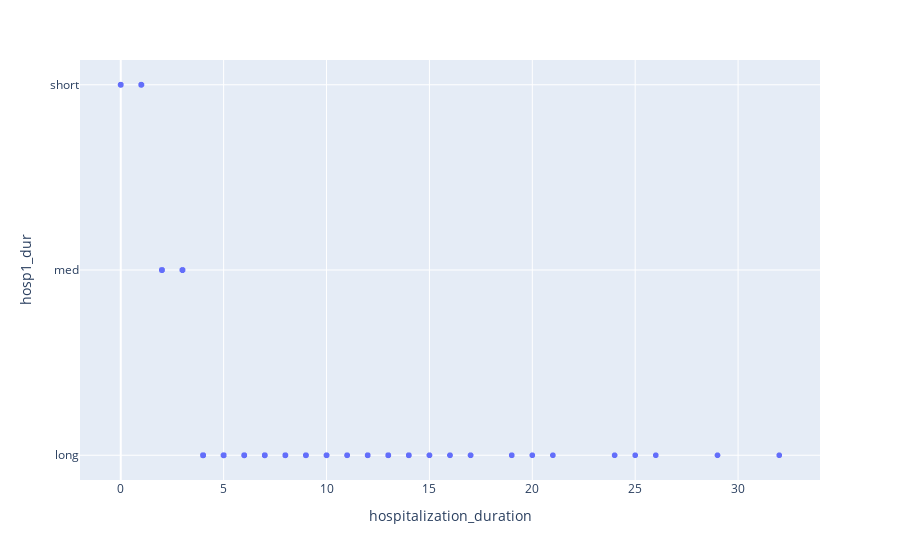

The cell this chart's notebook holds for it:
### Code cell
px.scatter(gen_h1, x = "hospitalization_duration", y = "hosp1_dur")

### Figure 1 — Plotly figure (JSON) as saved in the notebook; plotly's stock layout.template omitted (floating-point values rounded to 4 significant figures; data arrays with more than 128 entries replaced by an {"elided": "..."} marker saying what was removed)
{"data": [{"hovertemplate": "hospitalization_duration=%{x}<br>hosp1_dur=%{y}<extra></extra>", "legendgroup": "", "marker": {"color": "#636efa", "symbol": "circle"}, "mode": "markers", "name": "", "showlegend": false, "type": "scattergl", "x": {"elided": "1110 int values"}, "xaxis": "x", "y": {"elided": "1110 str values"}, "yaxis": "y"}], "layout": {"legend": {"tracegroupgap": 0}, "margin": {"t": 60}, "xaxis": {"anchor": "y", "domain": [0, 1], "title": {"text": "hospitalization_duration"}}, "yaxis": {"anchor": "x", "domain": [0, 1], "title": {"text": "hosp1_dur"}}}}
